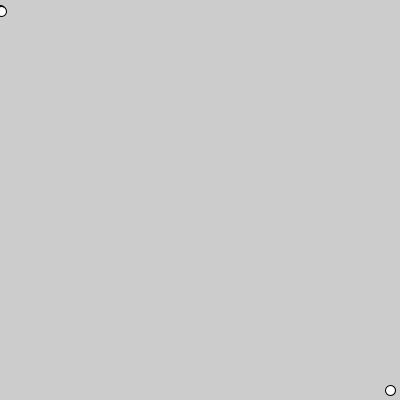
Frame 1 (no input)
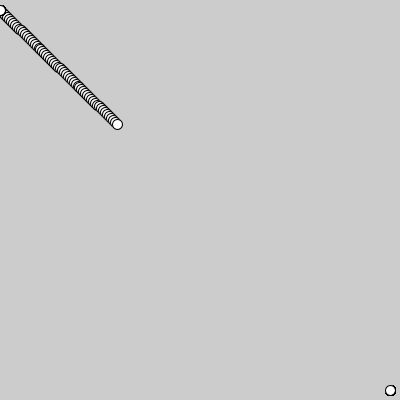
Frame 60 (the mouse pressed at the canvas centre just before this capture)
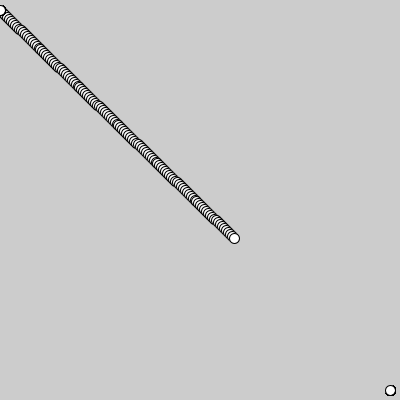
Frame 120 (the mouse held since frame 60 and released just before this capture)

The Processing sketch that drew these frames (run headless with seeded random() and noise(); from frame 60 on, the mouse is pressed at the canvas centre):

// Processing sketch: week03_06_lerp_frameCount
// ── week03_06_lerp_frameCount.pde
// week03_06_lerp_frameCount
void setup(){
  size(400, 400);
}
float startX = 0, startY = 10;
float stopX = 390, stopY = 390;
void draw(){
  ellipse(startX, startY, 10, 10);
  ellipse(stopX, stopY, 10, 10);
  float midX = lerp(startX, stopX, frameCount / 200.0);
  float midY = lerp(startY, stopY, frameCount / 200.0);
  ellipse(midX, midY, 10, 10);
}
